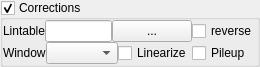
<?xml version="1.0" encoding="UTF-8"?>
<ui version="4.0">
 <class>Form</class>
 <widget class="QWidget" name="Form">
  <property name="geometry">
   <rect>
    <x>0</x>
    <y>0</y>
    <width>243</width>
    <height>61</height>
   </rect>
  </property>
  <property name="windowTitle">
   <string>Form</string>
  </property>
  <layout class="QVBoxLayout" name="verticalLayout">
   <property name="spacing">
    <number>0</number>
   </property>
   <property name="margin">
    <number>0</number>
   </property>
   <item>
    <widget class="QGroupBox" name="groupBox">
     <property name="autoFillBackground">
      <bool>false</bool>
     </property>
     <property name="title">
      <string>Corrections</string>
     </property>
     <property name="flat">
      <bool>false</bool>
     </property>
     <property name="checkable">
      <bool>true</bool>
     </property>
     <layout class="QVBoxLayout" name="verticalLayout_2">
      <property name="spacing">
       <number>0</number>
      </property>
      <property name="margin">
       <number>0</number>
      </property>
      <item>
       <widget class="QWidget" name="widget" native="true">
        <layout class="QGridLayout" name="gridLayout">
         <property name="margin">
          <number>0</number>
         </property>
         <property name="spacing">
          <number>0</number>
         </property>
         <item row="0" column="0" colspan="5">
          <layout class="QHBoxLayout" name="horizontalLayout_2">
           <property name="spacing">
            <number>0</number>
           </property>
          </layout>
         </item>
         <item row="2" column="0">
          <widget class="QLabel" name="label">
           <property name="sizePolicy">
            <sizepolicy hsizetype="Fixed" vsizetype="Preferred">
             <horstretch>0</horstretch>
             <verstretch>0</verstretch>
            </sizepolicy>
           </property>
           <property name="text">
            <string>Window</string>
           </property>
          </widget>
         </item>
         <item row="1" column="4">
          <widget class="QCheckBox" name="checkBox_2">
           <property name="sizePolicy">
            <sizepolicy hsizetype="Fixed" vsizetype="Fixed">
             <horstretch>0</horstretch>
             <verstretch>0</verstretch>
            </sizepolicy>
           </property>
           <property name="text">
            <string>reverse</string>
           </property>
          </widget>
         </item>
         <item row="2" column="4">
          <widget class="QCheckBox" name="checkBox_3">
           <property name="sizePolicy">
            <sizepolicy hsizetype="Fixed" vsizetype="Fixed">
             <horstretch>0</horstretch>
             <verstretch>0</verstretch>
            </sizepolicy>
           </property>
           <property name="text">
            <string>Pileup</string>
           </property>
          </widget>
         </item>
         <item row="2" column="3">
          <widget class="QCheckBox" name="checkBox">
           <property name="sizePolicy">
            <sizepolicy hsizetype="Fixed" vsizetype="Fixed">
             <horstretch>0</horstretch>
             <verstretch>0</verstretch>
            </sizepolicy>
           </property>
           <property name="text">
            <string>Linearize</string>
           </property>
          </widget>
         </item>
         <item row="2" column="1" colspan="2">
          <widget class="QComboBox" name="comboBox">
           <property name="sizePolicy">
            <sizepolicy hsizetype="Minimum" vsizetype="Fixed">
             <horstretch>0</horstretch>
             <verstretch>0</verstretch>
            </sizepolicy>
           </property>
          </widget>
         </item>
         <item row="1" column="0" colspan="4">
          <layout class="QHBoxLayout" name="horizontalLayout">
           <property name="spacing">
            <number>0</number>
           </property>
           <item>
            <widget class="QLabel" name="label_2">
             <property name="text">
              <string>Lintable</string>
             </property>
            </widget>
           </item>
           <item>
            <widget class="QLineEdit" name="lineEdit">
             <property name="readOnly">
              <bool>true</bool>
             </property>
            </widget>
           </item>
           <item>
            <widget class="QPushButton" name="toolButton">
             <property name="text">
              <string>...</string>
             </property>
            </widget>
           </item>
          </layout>
         </item>
        </layout>
        <zorder></zorder>
        <zorder></zorder>
        <zorder></zorder>
        <zorder>comboBox</zorder>
        <zorder>label</zorder>
        <zorder>checkBox_2</zorder>
        <zorder>checkBox_3</zorder>
        <zorder>checkBox</zorder>
       </widget>
      </item>
     </layout>
    </widget>
   </item>
  </layout>
  <action name="actionSelect_lintable">
   <property name="text">
    <string>Select lintable</string>
   </property>
  </action>
 </widget>
 <resources/>
 <connections>
  <connection>
   <sender>toolButton</sender>
   <signal>clicked()</signal>
   <receiver>actionSelect_lintable</receiver>
   <slot>trigger()</slot>
   <hints>
    <hint type="sourcelabel">
     <x>342</x>
     <y>77</y>
    </hint>
    <hint type="destinationlabel">
     <x>-1</x>
     <y>-1</y>
    </hint>
   </hints>
  </connection>
  <connection>
   <sender>groupBox</sender>
   <signal>toggled(bool)</signal>
   <receiver>widget</receiver>
   <slot>setVisible(bool)</slot>
   <hints>
    <hint type="sourcelabel">
     <x>169</x>
     <y>40</y>
    </hint>
    <hint type="destinationlabel">
     <x>121</x>
     <y>36</y>
    </hint>
   </hints>
  </connection>
 </connections>
</ui>
